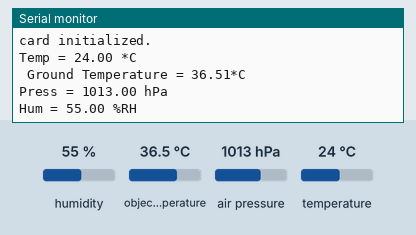
This sketch was run on a simulated Arduino Uno, built with avr-gcc and run on an emulated ATmega328P. On the bench: the last lines printed to the serial monitor. The test bench sets the inputs (shaded band); at power-on: humidity 55 %, object temperature 36.5 °C, air pressure 1013 hPa, temperature 24 °C. The local clock reads 2024-03-15 10:24:30 at power-on unless the sketch sets it; storage starts empty.

Above: at 1.3 s.
1.4 s: humidity set to 22 %
At 2.8 s:
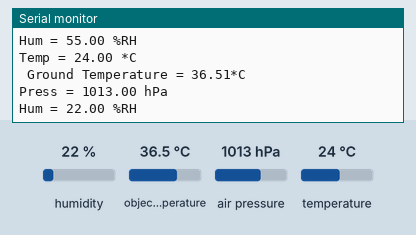
2.9 s: object temperature set to 20 °C
At 4.3 s:
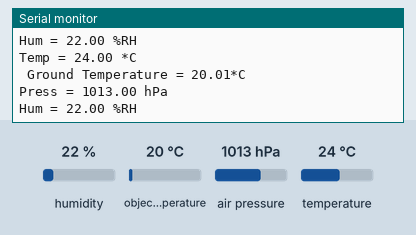
7.0 s: air pressure set to 952 hPa
At 8.0 s:
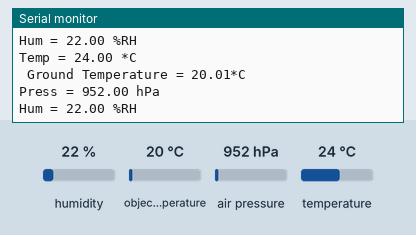

The sketch:

27day4pm.ino
```cpp
/***************************************************************************
  This is for the BME280 humidity, temperature & pressure sensor

  These sensors use I2C to interface. The device's I2C address is 0x77.

 ***************************************************************************/
#include <Adafruit_MLX90614.h>
Adafruit_MLX90614 mlx = Adafruit_MLX90614();
#include <Wire.h> // Needed for RTC
#include <SPI.h> // For 12c
#include <Adafruit_Sensor.h>
#include <Adafruit_BME280.h>
#include <RTClib.h>           // include Adafruit RTC library
#include <SdFat.h>
Adafruit_BME280 bme; // I2C

RTC_PCF8523 rtc;


// user defined filename and header
char filename[] = "AData_00.csv";  // filename must be 6 char 2 zeros
int buttonPushCounter = 0;   // counter for the number of button presses
unsigned long lastupdate = 0;  // timer value when last  update was done
uint32_t timer = 0;
unsigned long delayTime;
//SD Card
SdFat sd;
SdFile logfile;

void setup() {
Serial.begin(9600);
// while (!Serial){; //Wait for user to open terminal
//}

 Serial.println();
  Serial.print("");
   Serial.print("                                         Weather Station Data Collection for DLGS" );
    Serial.println("\r\nby g3");
  Serial.println();
     Serial.print("\r\nInitalizing Sensors...");
  Serial.print("\r\n""");
  Serial.print("\nInit SD card...");
  Serial.println();

    if (! bme.begin(0x77, &Wire)) {
        Serial.println("Could not find BME280 !");
        while (1);
    }

if(!rtc.begin()){
  Serial.println("Couldnt find RTC..");
  while(1);
}

rtc.adjust(DateTime(F(__DATE__), F(__TIME__)));


if (!mlx.begin()) {
    Serial.println("Error connecting to MLX sensor. Check wiring.");
    while (1);
  };


 // see if the card is present and can be initialized:
  if (!sd.begin(10)) {
    Serial.println("Card failed, or not present");
    // don't do anything more:
    while (1) ;
  }
  Serial.println("card initialized.");


  // create a new file name for each reset/start

    for (uint8_t i = 0; i < 100; i++) {
    filename[6] = i/10 + '0';
    filename[7] = i%10 + '0';
    if (! sd.exists(filename)) {
       break;  // leave the loop!
       }
    }


 // Open up the file we're going to log to!
 if (!logfile.open(filename, O_RDWR | O_CREAT | O_AT_END)) {
    Serial.println("error opening datalog.txt");
    // Wait forever since we cant write data
    while (1) ;
  }

  //print header
  logfile.println(F("Date,Time,Air Temperature,Ground Temperature, Pressure,Humidity,GPS Lattitude, GPS Longditude"));


#if ECHO_TO_SERIAL
 Serial.print(F("setup done"));
#endif

} // end setup

void loop() {


    DateTime now = rtc.now();
    String dataString="";
    printValues();
    delay(100);
}


void printValues()
{
   DateTime now = rtc.now();
   logfile.open(filename, FILE_WRITE);
    Serial.println();
    Serial.print("Temp = ");
    Serial.print(bme.readTemperature());
    Serial.println(" *C");

    Serial.print(F(" Ground Temperature = "));
    Serial.print(mlx.readObjectTempC());
    Serial.println("*C");

    Serial.print("Press = ");
    Serial.print(bme.readPressure() / 100.0F);
    Serial.println(" hPa");

    Serial.print("Hum = ");
    Serial.print(bme.readHumidity());
    Serial.println(" %RH");


 logfile.print(now.year(), DEC);
  logfile.print("/");
  logfile.print(now.month(), DEC);
  logfile.print("/");
  logfile.print(now.day(), DEC);
  logfile.print(",");
   logfile.print(now.hour(), DEC);
   logfile.print(":");
   logfile.print(now.minute(), DEC);
   logfile.print(":");
     logfile.print(now.second(), DEC);
     logfile.print(",");


   logfile.print(bme.readTemperature());
  logfile.print(F(", "));
  logfile.print(mlx.readObjectTempC());
  logfile.print(F(", "));
   logfile.print(bme.readPressure());
   logfile.print(F("-"));
   logfile.print(F(", "));
   logfile.print(bme.readHumidity());
   logfile.println(F(""));
    delay(1000);
   logfile.close();

  }
```

Measured:
- after the input at 1.4 s, the serial monitor: prints a new line after 1.1 s (image 1)
- after the input at 2.9 s, the serial monitor: prints a new line after 0.72 s (image 2)
- after the input at 7.0 s, the serial monitor: prints a new line after 0.09 s (image 3)
